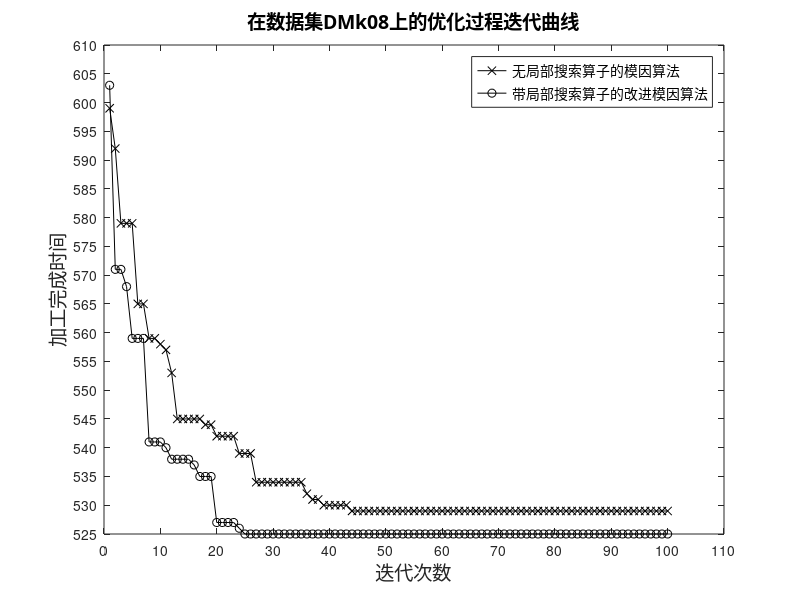

Source code (MATLAB): (Note: this script raises an error after producing the figure.)
clc
clear all

fig = figure('Color','w');% 新建一个figure，并将图像句柄保存到fig
x = 1:1:100;
load('nolocalsearch_Mk08.mat');
a = makespan_best_iter;
load('improve_Mk08.mat');
b = makespan_best_iter;
plot(x,a,'-kx',x,b,'-ko');
% grid on
% grid minor
title('在数据集DMk08上的优化过程迭代曲线','FontName','黑体','FontSize',14);
axis( [0,110,525,610])  %确定x轴与y轴框图大小
set(gca,'XTick',[0:10:110]) %x轴范围
set(gca,'YTick',[525:5:610]) %y轴范围
legend('无局部搜索算子的模因算法','带局部搜索算子的改进模因算法','Location','NorthEast', 'FontSize',10,'FontWeight','normal');   %右下角标注
xlabel('迭代次数', 'FontName','黑体','FontSize',14,'FontWeight','normal')  %x轴坐标描述
ylabel('加工完成时间', 'FontName','黑体','FontSize',14,'FontWeight','normal') %y轴坐标描述

frame = getframe(fig); % 获取frame
img = frame2im(frame); % 将frame变换成imwrite函数可以识别的格式
imwrite(img,'../结果图/LC_Mk08.png'); % 保存到工作目录下，名字为"a.png"